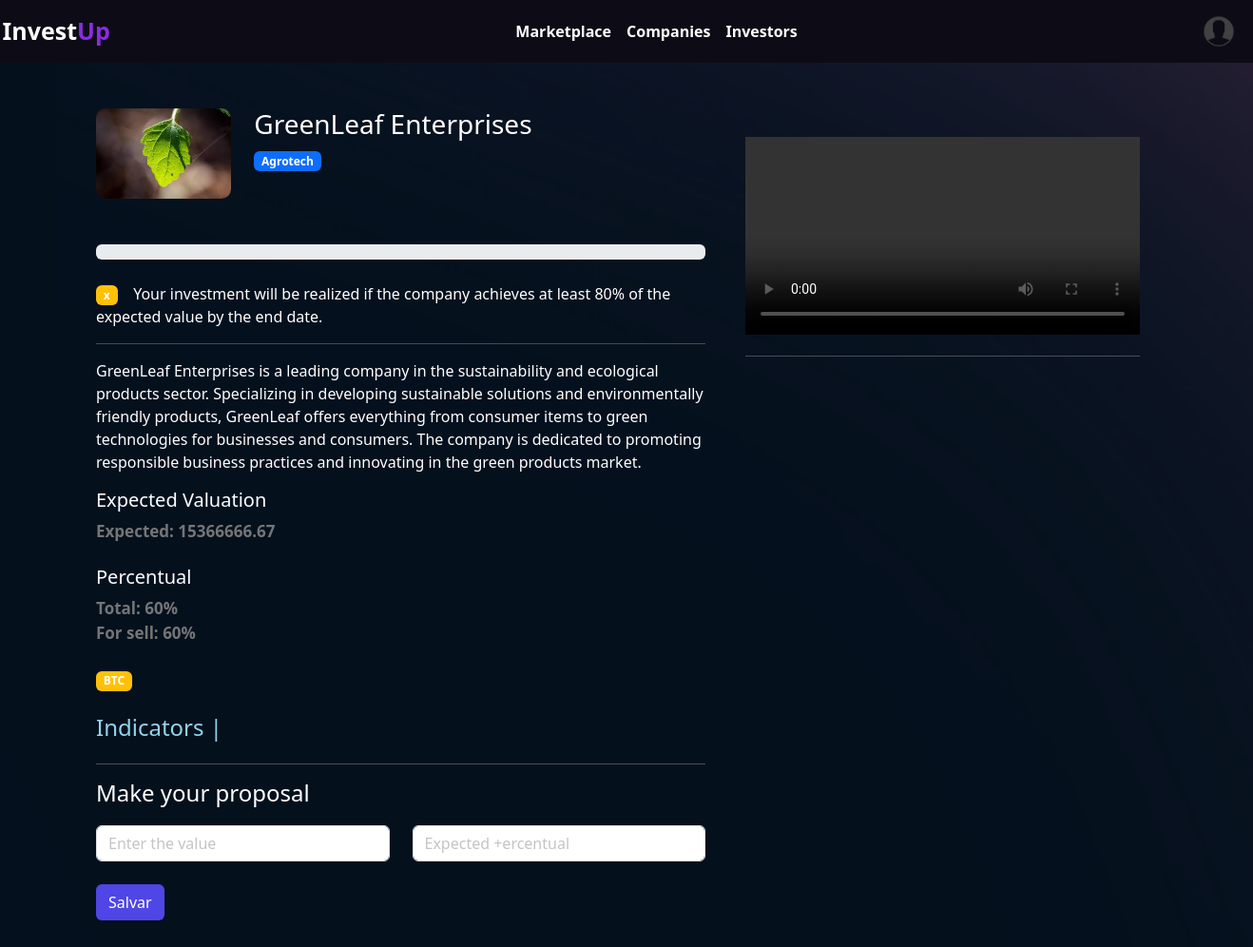
The app's page /investors/see/greenleaf-enterprises/ (signed in) with its own data.
### companies/models.py (models this page shows, shortened)
class Company(models.Model):
    user = models.ForeignKey(User, on_delete=models.DO_NOTHING, related_name="company")
    name = models.CharField(max_length=50)
    cnpj = models.CharField(max_length=30)
    site = models.URLField()
    existence_time = models.CharField(
        max_length=2, choices=existence_time_choices, default="-6"
    )
    description = models.TextField()
    last_date_capture = models.DateField()
    percentual_equity = models.IntegerField()
    internship = models.CharField(max_length=4, choices=internship_choices, default="I")
    area = models.CharField(max_length=3, choices=area_choices)
    target_audience = models.CharField(
        max_length=20, choices=target_audience_choices, default="BTC"
    )
    value = models.DecimalField(max_digits=9, decimal_places=2)
    pitch = models.FileField(upload_to="pitches")
    logo = models.FileField(upload_to="logos")
    slug = models.SlugField(max_length=100, unique=True, blank=True)
    @property
    def get_status(self):
        status = mark_safe('<span class="badge bg-success">Capting</span>')
        actual_date = timezone.now().date()
        if actual_date > self.last_date_capture:
            status = mark_safe('<span class="badge bg-primary">Closed Capture</span>')
        return status
    @property
    def get_valuation(self):
        valuation = (self.value * 100) / self.percentual_equity
        return round(valuation, 2)

### investors/views.py (the view)
# urls.py: path("see/<slug:slug>/", views.seeCompanyInvestors, name="seeCompanyInvestors"),
@login_required
def seeCompanyInvestors(request, slug):
    company = get_object_or_404(Company, slug=slug)
    documents = AttachDocument.objects.filter(company=company)
    metrics = Metrics.objects.filter(company=company)
    percentual = sum(
        InvestmentProposal.objects.filter(company=company)
        .filter(status="PA")
        .values_list("percentual", flat=True)
    )
    up_80 = False
    limiar = (company.percentual_equity * 80) / 100
    disp_percentual = company.percentual_equity - percentual
    if percentual >= limiar:
        up_80 = True
    context = {
        "company": company,
        "docs": documents,
        "metrics": metrics,
        "percentual": int(percentual),
        "up_80": up_80,
        "disp_percentual": disp_percentual,
    }
    return render(request, "investors/see.html", context=context)

### templates/investors/see.html (shortened to what this page needs)
{% extends "bases/base.html" %}
{% load static %}
{% block head %}
<link rel="stylesheet" href="{% static 'css/company/show.css' %}">
<link rel="stylesheet" href="{% static 'css/users/users.css' %}">
<link rel="stylesheet" href="{% static 'css/company/see.css' %}">
{% endblock %}
{% block content %}
    {% include "partials/nav.html" %}
    <br><br>
    <div class="container">
        <div class="row">
            <div class="col-md-7">
                <div class="row">
                    <div class="col-md-3">
                        <img src="{{company.logo.url}}" class="foto-empresa" alt="">
                    </div>
                    <div class="col-md">
                        <h3>{{company.name}}</h3>
                        <span class="badge bg-primary">{{company.get_area_display}}</span>
                    </div>
                </div>
                <br><br>
                <div class="progress" wtyle="80%">
                </div>
                <br>
                    {% if u_80 %}
                    <span class="ba ge bg-success">V</span><span>&nbsp &nbsp The company has already reached 80% of the percentage raised, so your investment will be realized.</span>
                    {% else %}
                     <span class="badge bg-warning">x</span><span>&nbsp &nbsp Your investment will be realized if the company achieves at least 80% of the expected value by the end date.</span>
                    {% endif %}
                <hr>
                <p>{{company.description}}</p>
                <div class="col-md">
                    <h5>Expected Valuation</h5>
                    <span class="sub-fonte">Expected: {{company.get_valuation}}</span>
                    <br>
                    <br>
                    <h5>Percentual</h5>
                    <span class="sub-fonte">Total: {{company.percentual_equity}}%</span>
                    <br>
                    <span class="sub-fonte">For sell: {{disp_percentual}}%</span>
                </div>
                <br>
                <span class="badge bg-warning">{{company.target_audience}}</span>
                <br><br>
                <h4 style="color: #92D5EB">Indicators |</h4>
                <hr>
                {% if request.user != company.user %}
                {% if company.get_status == '<span class="badge bg-success">Capting</span>' %}
                <div class="row">
                    <h4>Make your proposal</h4>
                    <br><br>
                    <div class="col-md">
                        <form action="{% url 'proposalInvestors' slug=company.slug %}" method="POST">
                            <input type="number" name="value" class="form-control" placeholder="Enter the value">
                            <br>
                            <input type="submit" class="btn btn-indigo-normal" value="Salvar">
                    </div>
                    <div class="col-md">
                            <input type="number" name="percentual" class="form-control" placeholder="Expected +ercentual">
                    </div>
                </div>
                {% endif %}
                {% endif %}
            </div>
            <div class="col-md-5 intereses-investimentos">
                <video name='demo' controls width='100%'>
                    <source src="{{company.pitch.url}}" type="video/mp4"></source>
                </video>
                <hr>
            </div>
        </div>
    </div>
    <br><br>
{% endblock %}

### staticfiles/css/general.css (style rules this page uses)
:root { --main-color: #161424; --dark-color: #0D0C16; --contrast-color: #4F46E5; }
body { color: white !important; background-color: var(--main-color) !important; }

### staticfiles/css/users/users.css (style rules this page uses)
body { background-image: url('/static/imgs/bg.png'); height: 100vh; background-size: cover; }
.btn-indigo-normal { background-color: var(--contrast-color); color: white; }

### staticfiles/css/company/see.css (style rules this page uses)
.intereses-investimentos { min-height: 80vh; padding: 30px }
.foto-empresa { width: 100%; border-radius: 10px; }
.sub-fonte { color:rgb(117, 117, 117); font-size: 17px; font-weight: bold; }

### records on screen
Company: logo (picture), name "GreenLeaf Enterprises", area "Agrotech", description "GreenLeaf Enterprises is a leading company in the sustainability and ecological products sector. Specializing in developing sustainable solutions and environmentally friendly products, GreenLeaf offers everything from consumer items to green technologies for businesses and consumers. The company is dedicated to promoting responsible business practices and innovating in the green products market.", get_valuation "15366666.67", percentual_equity "60", target_audience "BTC"

### other values on screen
{{ disp_percentual }} "60"
